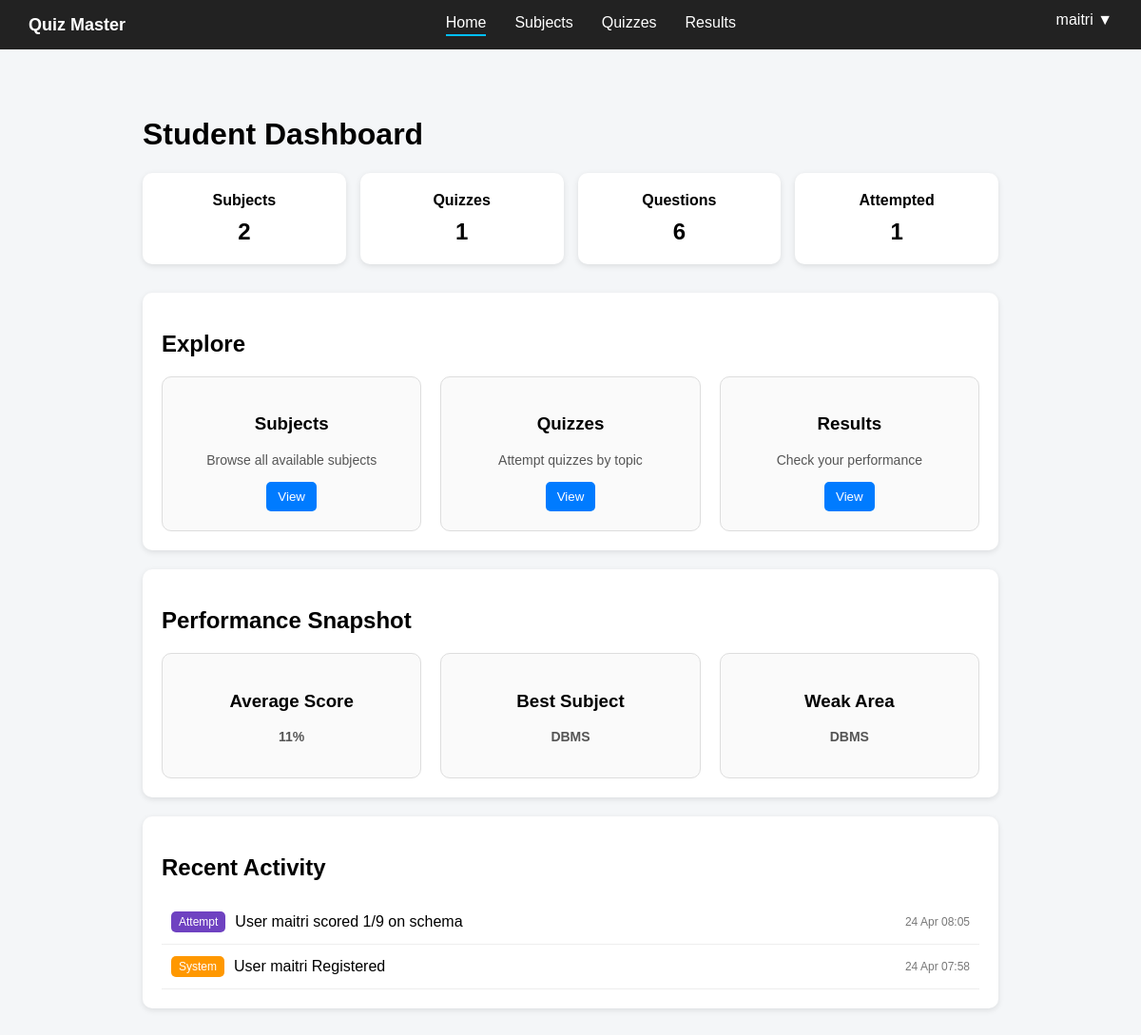
The app's page /dashboard (signed in) with its own data.
### controller/models.py (models this page shows)
class Subject(db.Model):
    __tablename__ = "subjects"
    id = db.Column(db.Integer, primary_key=True)
    name = db.Column(db.String(100), nullable=False)
    description = db.Column(db.Text)
    quizzes = db.relationship("Quiz", backref="subject", lazy=True)

class Activity(db.Model):
    __tablename__ = "activities"
    id = db.Column(db.Integer, primary_key=True)
    type = db.Column(db.String(50), nullable=False)
    message = db.Column(db.String(300), nullable=False)
    timestamp = db.Column(db.DateTime, default=datetime.utcnow)
    user_id = db.Column(db.Integer, db.ForeignKey("users.id"), nullable=True)

### app.py (the view)
@app.route("/home")
@app.route("/dashboard")
def home():
    user_id = session.get("user_id")
    if not user_id:
        flash("Please login first")
        return redirect(url_for("landing"))
    if session.get("role") == "admin":
        return redirect(url_for("admin_dashboard"))
    subjects_count = Subject.query.count()
    quizzes_count = Quiz.query.count()
    questions_count = Question.query.count()
    attempted_count = Attempt.query.filter_by(user_id=user_id).count()
    activities = (
    Activity.query
    .filter_by(user_id=user_id)
    .filter(Activity.type != "quiz")
    .filter(Activity.type != "subject")
    .filter(Activity.type != "admin")
    .order_by(Activity.timestamp.desc())
    .limit(5)
    .all()
    )
    attempts = Attempt.query.filter_by(user_id=user_id).all()
    total_scored = 0
    total_possible = 0
    subject_scores = {}   # {subject_name: [scored, total]}
    for attempt in attempts:
        if not attempt.quiz:
            continue
        subject_name = attempt.quiz.subject.name
        scored = attempt.score or 0
        total = attempt.total_marks or 0
        total_scored += scored
        total_possible += total
        if subject_name not in subject_scores:
            subject_scores[subject_name] = [0, 0]
        subject_scores[subject_name][0] += scored
        subject_scores[subject_name][1] += total
    avg_score = 0
    if total_possible > 0:
        avg_score = round((total_scored / total_possible) * 100)
    best_subject = "-"
    weak_subject = "-"
    best_pct = -1
    weak_pct = 101
    for subject, (scored, total) in subject_scores.items():
        if total == 0:
            continue
        pct = (scored / total) * 100
        if pct > best_pct:
            best_pct = pct
            best_subject = subject
        if pct < weak_pct:
            weak_pct = pct
            weak_subject = subject
    return render_template(
        "user_dashboard.html",
        subjects_count=subjects_count,
        quizzes_count=quizzes_count,
        questions_count=questions_count,
        attempted_count=attempted_count,
        activities=activities,
        avg_score=avg_score,
        best_subject=best_subject,
        weak_subject=weak_subject
    )

### templates/user_dashboard.html (shortened to what this page needs)
{% extends "base.html" %}
{% block content %}
<h1>Student Dashboard</h1>
<div class="stats">
    <div class="card">Subjects<br><span>{{ subjects_count }}</span></div>
    <div class="card">Quizzes<br><span>{{ quizzes_count }}</span></div>
    <div class="card">Questions<br><span>{{ questions_count }}</span></div>
    <div class="card">Attempted<br><span>{{ attempted_count }}</span></div>
</div>
<div class="section">
    <h2>Explore</h2>
    <div class="manage-grid">
        <div class="manage-card">
            <h3>Subjects</h3>
            <p>Browse all available subjects</p>
            <div class="actions">
                <button onclick="location.href='{{ url_for('student_subjects') }}'">
                    View
                </button>
            </div>
        </div>
        <div class="manage-card">
            <h3>Quizzes</h3>
            <p>Attempt quizzes by topic</p>
            <div class="actions">
                <button onclick='location.href="{{ url_for("student_all_quizzes") }}"'>
                    View
                </button>
            </div>
        </div>
        <div class="manage-card">
            <h3>Results</h3>
            <p>Check your performance</p>
            <div class="actions">
                <button onclick="location.href='{{ url_for('student_results') }}'">
                    View
            </div>
        </div>
    </div>
</div>
<div class="section">
    <h2>Performance Snapshot</h2>
    <div class="manage-grid">
        <div class="manage-card">
            <h3>Average Score</h3>
            <p class="score-display">{{ avg_score }}%</p>
        </div>
        <div class="manage-card">
            <h3>Best Subject</h3>
            <p class="score-display">{{ best_subject }}</p>
        </div>
        <div class="manage-card">
            <h3>Weak Area</h3>
            <p class="score-display">{{ weak_subject }}</p>
        </div>
    </div>
</div>
<div class="section">
    <h2>Recent Activity</h2>
    {% if activities %}
    {% for a in activities %}
    <div class="activity-item">
        <span class="tag {{ a.type }}">
            {{ a.type|capitalize }}
        </span>
        <span class="text">
            {{ a.message }}
        </span>
        <span class="time">
            {{ a.timestamp.strftime('%d %b %H:%M') }}
        </span>
    </div>
    {% endfor %}
    {% else %}
    <p>No recent activity</p>
    {% endif %}
</div>
{% endblock %}

### static/css/base.css (style rules this page uses)
body { font-family: Arial, sans-serif; background: #f4f6f8; margin: 0; }
.stats { display: grid; grid-template-columns: repeat(4, 1fr); gap: 15px; margin-bottom: 30px; }
.card { background: white; padding: 20px; text-align: center; border-radius: 10px; box-shadow: 0 2px 6px rgba(0, 0, 0, 0.1); font-weight: bold; }
.card span { display: block; font-size: 24px; margin-top: 10px; }
.section { background: white; padding: 20px; margin-bottom: 20px; border-radius: 10px; box-shadow: 0 2px 6px rgba(0, 0, 0, 0.1); }
.manage-grid { display: grid; grid-template-columns: repeat(3, 1fr); gap: 20px; }
.manage-card { background: #fafafa; padding: 20px; border-radius: 10px; text-align: center; border: 1px solid #ddd; }
.manage-card p { font-size: 14px; color: #555; margin-bottom: 15px; }
.activity-item { display: flex; align-items: center; justify-content: space-between; padding: 12px 10px; border-bottom: 1px solid #eee; }
.tag { padding: 4px 8px; border-radius: 5px; font-size: 12px; color: white; }
.system { background: #ff9800; }
.attempt { background: #6f42c1; }
.text { flex: 1; margin-left: 10px; }
.time { font-size: 12px; color: #777; }
.actions button { padding: 8px 12px; border: none; border-radius: 5px; background: #007bff; color: white; cursor: pointer; }
body { padding-bottom: 80px; }
.score-display { font-size: 26px; font-weight: bold; color: #007bff; }

### records on screen
Subject: name "DBMS"
Activity: type "Attempt", message "User maitri scored 1/9 on schema", timestamp "24 Apr 08:05"
Activity: type "System", message "User maitri Registered", timestamp "24 Apr 07:58"

### other values on screen
{{ session.get('username', 'User') }} "maitri"
{{ subjects_count }} "2"
{{ quizzes_count }} "1"
{{ questions_count }} "6"
{{ attempted_count }} "1"
{{ avg_score }} "11"
